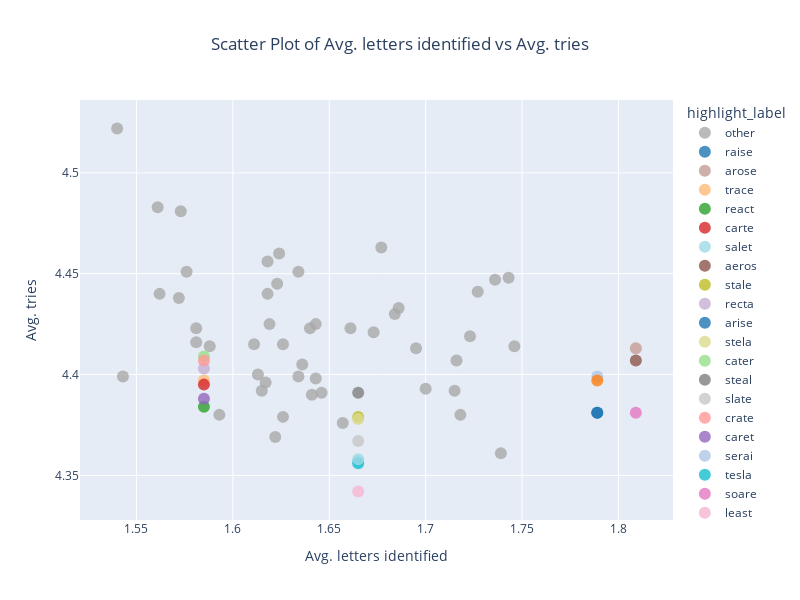

Notebook source saved alongside this figure:
### Code cell
plot_guess_stats_highlighted_words(
    dataf=guess_stats,
    x_axis_data="avg_letters_identified",
    y_axis_data="tries_mean",
    words=words_to_highlight,
    title="Avg. letters identified vs Avg. tries",
    xaxis_title="Avg. letters identified",
    yaxis_title="Avg. tries"
)

### Figure 1 — Plotly figure (JSON) as saved in the notebook; plotly's stock layout.template omitted (floating-point values rounded to 4 significant figures)
{"data": [{"hovertemplate": "highlight_label=other<br>avg_letters_identified=%{x}<br>tries_mean=%{y}<extra></extra>", "legendgroup": "other", "marker": {"color": "rgb(169, 169, 169)", "opacity": 0.8, "size": 12, "symbol": "circle"}, "mode": "markers", "name": "other", "orientation": "v", "showlegend": true, "type": "scatter", "x": [1.618, 1.743, 1.581, 1.684, 1.593, 1.624, 1.626, 1.746, 1.543, 1.695, 1.657, 1.54, 1.622, 1.641, 1.64, 1.723, 1.661, 1.562, 1.739, 1.618, 1.715, 1.7, 1.615, 1.636, 1.634, 1.581, 1.677, 1.623, 1.576, 1.727, 1.561, 1.686, 1.617, 1.619, 1.718, 1.646, 1.573, 1.716, 1.736, 1.611, 1.673, 1.643, 1.613, 1.572, 1.634, 1.588, 1.626, 1.643], "xaxis": "x", "y": [4.44, 4.448, 4.423, 4.43, 4.38, 4.46, 4.379, 4.414, 4.399, 4.413, 4.376, 4.522, 4.369, 4.39, 4.423, 4.419, 4.423, 4.44, 4.361, 4.456, 4.392, 4.393, 4.392, 4.405, 4.399, 4.416, 4.463, 4.445, 4.451, 4.441, 4.483, 4.433, 4.396, 4.425, 4.38, 4.391, 4.481, 4.407, 4.447, 4.415, 4.421, 4.398, 4.4, 4.438, 4.451, 4.414, 4.415, 4.425], "yaxis": "y"}, {"hovertemplate": "highlight_label=raise<br>avg_letters_identified=%{x}<br>tries_mean=%{y}<extra></extra>", "legendgroup": "raise", "marker": {"color": "rgb(31, 119, 180)", "opacity": 0.8, "size": 12, "symbol": "circle"}, "mode": "markers", "name": "raise", "orientation": "v", "showlegend": true, "type": "scatter", "x": [1.789], "xaxis": "x", "y": [4.381], "yaxis": "y"}, {"hovertemplate": "highlight_label=arose<br>avg_letters_identified=%{x}<br>tries_mean=%{y}<extra></extra>", "legendgroup": "arose", "marker": {"color": "rgb(196, 156, 148)", "opacity": 0.8, "size": 12, "symbol": "circle"}, "mode": "markers", "name": "arose", "orientation": "v", "showlegend": true, "type": "scatter", "x": [1.809], "xaxis": "x", "y": [4.413], "yaxis": "y"}, {"hovertemplate": "highlight_label=trace<br>avg_letters_identified=%{x}<br>tries_mean=%{y}<extra></extra>", "legendgroup": "trace", "marker": {"color": "rgb(255, 187, 120)", "opacity": 0.8, "size": 12, "symbol": "circle"}, "mode": "markers", "name": "trace", "orientation": "v", "showlegend": true, "type": "scatter", "x": [1.585], "xaxis": "x", "y": [4.397], "yaxis": "y"}, {"hovertemplate": "highlight_label=react<br>avg_letters_identified=%{x}<br>tries_mean=%{y}<extra></extra>", "legendgroup": "react", "marker": {"color": "rgb(44, 160, 44)", "opacity": 0.8, "size": 12, "symbol": "circle"}, "mode": "markers", "name": "react", "orientation": "v", "showlegend": true, "type": "scatter", "x": [1.585], "xaxis": "x", "y": [4.384], "yaxis": "y"}, {"hovertemplate": "highlight_label=carte<br>avg_letters_identified=%{x}<br>tries_mean=%{y}<extra></extra>", "legendgroup": "carte", "marker": {"color": "rgb(214, 39, 40)", "opacity": 0.8, "size": 12, "symbol": "circle"}, "mode": "markers", "name": "carte", "orientation": "v", "showlegend": true, "type": "scatter", "x": [1.585], "xaxis": "x", "y": [4.395], "yaxis": "y"}, {"hovertemplate": "highlight_label=salet<br>avg_letters_identified=%{x}<br>tries_mean=%{y}<extra></extra>", "legendgroup": "salet", "marker": {"color": "rgb(158, 218, 229)", "opacity": 0.8, "size": 12, "symbol": "circle"}, "mode": "markers", "name": "salet", "orientation": "v", "showlegend": true, "type": "scatter", "x": [1.665], "xaxis": "x", "y": [4.357], "yaxis": "y"}, {"hovertemplate": "highlight_label=aeros<br>avg_letters_identified=%{x}<br>tries_mean=%{y}<extra></extra>", "legendgroup": "aeros", "marker": {"color": "rgb(140, 86, 75)", "opacity": 0.8, "size": 12, "symbol": "circle"}, "mode": "markers", "name": "aeros", "orientation": "v", "showlegend": true, "type": "scatter", "x": [1.809], "xaxis": "x", "y": [4.407], "yaxis": "y"}, {"hovertemplate": "highlight_label=stale<br>avg_letters_identified=%{x}<br>tries_mean=%{y}<extra></extra>", "legendgroup": "stale", "marker": {"color": "rgb(188, 189, 34)", "opacity": 0.8, "size": 12, "symbol": "circle"}, "mode": "markers", "name": "stale", "orientation": "v", "showlegend": true, "type": "scatter", "x": [1.665], "xaxis": "x", "y": [4.379], "yaxis": "y"}, {"hovertemplate": "highlight_label=recta<br>avg_letters_identified=%{x}<br>tries_mean=%{y}<extra></extra>", "legendgroup": "recta", "marker": {"color": "rgb(197, 176, 213)", "opacity": 0.8, "size": 12, "symbol": "circle"}, "mode": "markers", "name": "recta", "orientation": "v", "showlegend": true, "type": "scatter", "x": [1.585], "xaxis": "x", "y": [4.403], "yaxis": "y"}, {"hovertemplate": "highlight_label=arise<br>avg_letters_identified=%{x}<br>tries_mean=%{y}<extra></extra>", "legendgroup": "arise", "marker": {"color": "rgb(31, 119, 180)", "opacity": 0.8, "size": 12, "symbol": "circle"}, "mode": "markers", "name": "arise", "orientation": "v", "showlegend": true, "type": "scatter", "x": [1.789], "xaxis": "x", "y": [4.381], "yaxis": "y"}, {"hovertemplate": "highlight_label=stela<br>avg_letters_identified=%{x}<br>tries_mean=%{y}<extra></extra>", "legendgroup": "stela", "marker": {"color": "rgb(219, 219, 141)", "opacity": 0.8, "size": 12, "symbol": "circle"}, "mode": "markers", "name": "stela", "orientation": "v", "showlegend": true, "type": "scatter", "x": [1.665], "xaxis": "x", "y": [4.378], "yaxis": "y"}, {"hovertemplate": "highlight_label=cater<br>avg_letters_identified=%{x}<br>tries_mean=%{y}<extra></extra>", "legendgroup": "cater", "marker": {"color": "rgb(152, 223, 138)", "opacity": 0.8, "size": 12, "symbol": "circle"}, "mode": "markers", "name": "cater", "orientation": "v", "showlegend": true, "type": "scatter", "x": [1.585], "xaxis": "x", "y": [4.409], "yaxis": "y"}, {"hovertemplate": "highlight_label=steal<br>avg_letters_identified=%{x}<br>tries_mean=%{y}<extra></extra>", "legendgroup": "steal", "marker": {"color": "rgb(127, 127, 127)", "opacity": 0.8, "size": 12, "symbol": "circle"}, "mode": "markers", "name": "steal", "orientation": "v", "showlegend": true, "type": "scatter", "x": [1.665], "xaxis": "x", "y": [4.391], "yaxis": "y"}, {"hovertemplate": "highlight_label=slate<br>avg_letters_identified=%{x}<br>tries_mean=%{y}<extra></extra>", "legendgroup": "slate", "marker": {"color": "rgb(199, 199, 199)", "opacity": 0.8, "size": 12, "symbol": "circle"}, "mode": "markers", "name": "slate", "orientation": "v", "showlegend": true, "type": "scatter", "x": [1.665], "xaxis": "x", "y": [4.367], "yaxis": "y"}, {"hovertemplate": "highlight_label=crate<br>avg_letters_identified=%{x}<br>tries_mean=%{y}<extra></extra>", "legendgroup": "crate", "marker": {"color": "rgb(255, 152, 150)", "opacity": 0.8, "size": 12, "symbol": "circle"}, "mode": "markers", "name": "crate", "orientation": "v", "showlegend": true, "type": "scatter", "x": [1.585], "xaxis": "x", "y": [4.407], "yaxis": "y"}, {"hovertemplate": "highlight_label=caret<br>avg_letters_identified=%{x}<br>tries_mean=%{y}<extra></extra>", "legendgroup": "caret", "marker": {"color": "rgb(148, 103, 189)", "opacity": 0.8, "size": 12, "symbol": "circle"}, "mode": "markers", "name": "caret", "orientation": "v", "showlegend": true, "type": "scatter", "x": [1.585], "xaxis": "x", "y": [4.388], "yaxis": "y"}, {"hovertemplate": "highlight_label=serai<br>avg_letters_identified=%{x}<br>tries_mean=%{y}<extra></extra>", "legendgroup": "serai", "marker": {"color": "rgb(174, 199, 232)", "opacity": 0.8, "size": 12, "symbol": "circle"}, "mode": "markers", "name": "serai", "orientation": "v", "showlegend": true, "type": "scatter", "x": [1.789], "xaxis": "x", "y": [4.399], "yaxis": "y"}, {"hovertemplate": "highlight_label=tesla<br>avg_letters_identified=%{x}<br>tries_mean=%{y}<extra></extra>", "legendgroup": "tesla", "marker": {"color": "rgb(23, 190, 207)", "opacity": 0.8, "size": 12, "symbol": "circle"}, "mode": "markers", "name": "tesla", "orientation": "v", "showlegend": true, "type": "scatter", "x": [1.665], "xaxis": "x", "y": [4.356], "yaxis": "y"}, {"hovertemplate": "highlight_label=soare<br>avg_letters_identified=%{x}<br>tries_mean=%{y}<extra></extra>", "legendgroup": "soare", "marker": {"color": "rgb(227, 119, 194)", "opacity": 0.8, "size": 12, "symbol": "circle"}, "mode": "markers", "name": "soare", "orientation": "v", "showlegend": true, "type": "scatter", "x": [1.809], "xaxis": "x", "y": [4.381], "yaxis": "y"}, {"hovertemplate": "highlight_label=least<br>avg_letters_identified=%{x}<br>tries_mean=%{y}<extra></extra>", "legendgroup": "least", "marker": {"color": "rgb(247, 182, 210)", "opacity": 0.8, "size": 12, "symbol": "circle"}, "mode": "markers", "name": "least", "orientation": "v", "showlegend": true, "type": "scatter", "x": [1.665], "xaxis": "x", "y": [4.342], "yaxis": "y"}, {"hovertemplate": "highlight_label=aesir<br>avg_letters_identified=%{x}<br>tries_mean=%{y}<extra></extra>", "legendgroup": "aesir", "marker": {"color": "rgb(255, 127, 14)", "opacity": 0.8, "size": 12, "symbol": "circle"}, "mode": "markers", "name": "aesir", "orientation": "v", "showlegend": true, "type": "scatter", "x": [1.789], "xaxis": "x", "y": [4.397], "yaxis": "y"}, {"hovertemplate": "highlight_label=setal<br>avg_letters_identified=%{x}<br>tries_mean=%{y}<extra></extra>", "legendgroup": "setal", "marker": {"color": "rgb(158, 218, 229)", "opacity": 0.8, "size": 12, "symbol": "circle"}, "mode": "markers", "name": "setal", "orientation": "v", "showlegend": true, "type": "scatter", "x": [1.665], "xaxis": "x", "y": [4.358], "yaxis": "y"}], "layout": {"height": 600, "legend": {"title": {"text": "highlight_label"}, "tracegroupgap": 0}, "showlegend": true, "title": {"text": "Scatter Plot of Avg. letters identified vs Avg. tries", "x": 0.5}, "width": 800, "xaxis": {"anchor": "y", "domain": [0, 1], "title": {"text": "Avg. letters identified"}}, "yaxis": {"anchor": "x", "domain": [0, 1], "title": {"text": "Avg. tries"}}}}
